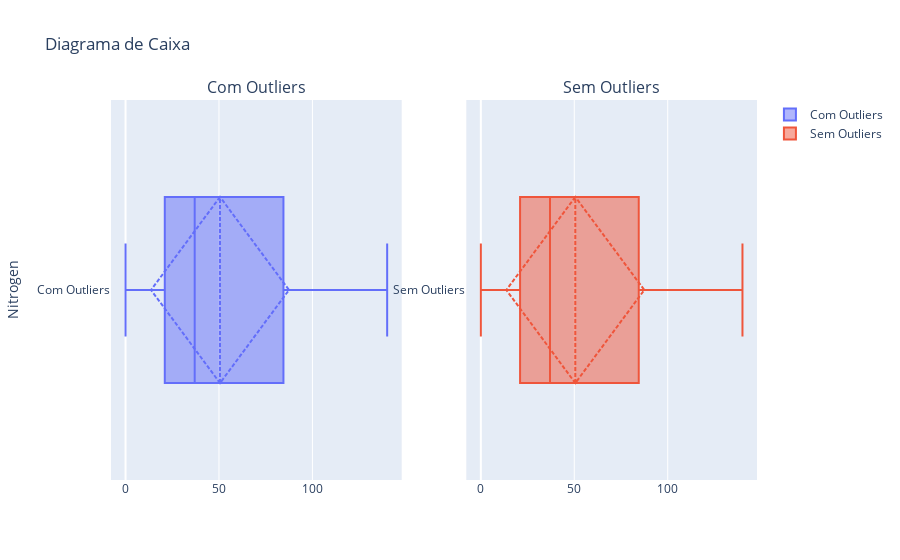

Notebook cell for this chart:
### Code cell
diagrama_caixa(df['Nitrogen'])

### Figure 1 — Plotly figure (JSON) as saved in the notebook; plotly's stock layout.template omitted (floating-point values rounded to 4 significant figures; data arrays with more than 128 entries replaced by an {"elided": "..."} marker saying what was removed)
{"data": [{"boxmean": "sd", "name": "Com Outliers", "type": "box", "x": {"elided": "2200 int values"}, "xaxis": "x", "yaxis": "y"}, {"boxmean": "sd", "name": "Sem Outliers", "type": "box", "x": {"elided": "2200 int values"}, "xaxis": "x2", "yaxis": "y2"}], "layout": {"annotations": [{"font": {"size": 16}, "showarrow": false, "text": "Com Outliers", "x": 0.225, "xanchor": "center", "xref": "paper", "y": 1, "yanchor": "bottom", "yref": "paper"}, {"font": {"size": 16}, "showarrow": false, "text": "Sem Outliers", "x": 0.775, "xanchor": "center", "xref": "paper", "y": 1, "yanchor": "bottom", "yref": "paper"}], "title": {"text": "Diagrama de Caixa"}, "xaxis": {"anchor": "y", "domain": [0, 0.45]}, "xaxis2": {"anchor": "y2", "domain": [0.55, 1]}, "yaxis": {"anchor": "x", "domain": [0, 1], "title": {"text": "Nitrogen"}}, "yaxis2": {"anchor": "x2", "domain": [0, 1]}}}
